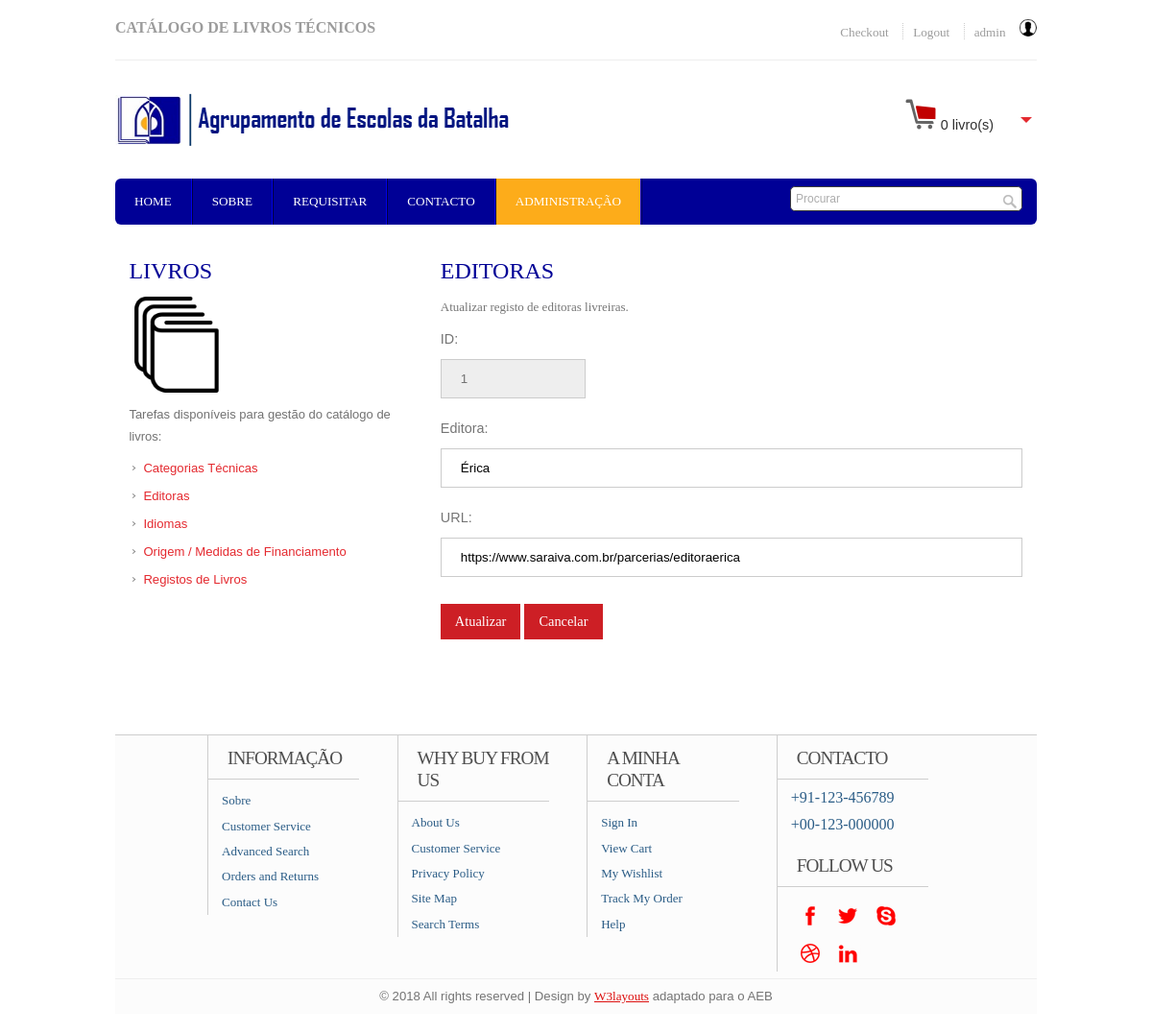
/adminpageeditorsrec.php?id=1&mode=edit (signed in), run on the app's committed database.
### tables this page shows
CREATE TABLE IF NOT EXISTS `editoras` (
`idEditora` int(4) NOT NULL,
  `editora` varchar(40) NOT NULL,
  `url` varchar(60) DEFAULT NULL
);

### adminpageeditorsrec.php (the view, shortened to what this page needs)
<!DOCTYPE HTML>
<head>
<link href="css/style.css" rel="stylesheet" type="text/css" media="all"/>
<link href="css/slider.css" rel="stylesheet" type="text/css" media="all"/>
</head>
<body>
  <div class="wrap">
	<div class="header">
		<div class="headertop_desc">
			<div class="call">
				 <h3>CATÁLOGO DE LIVROS TÉCNICOS</h3>
			</div>
			<div class="account_desc">
				<ul>
				<?php
					if (!isset($_SESSION['UserID'])) {
						session_destroy();
						?>
						<li><a href='registar.php'>Registar</a></li>
						<li><a href='login.php'>Login</a></li>
					<?php
					}
					 else {
						?>
						<li><a href='#'>Checkout</a></li>
						<li><a href='logout.php'>Logout</a></li>
						<li><div class='dropdownmenu'>
							<span><a href='#'><?php echo $_SESSION['UserLogin']?></a>&nbsp;<img src='images/user18.png'></span>
						</div></li>
					<?php
					}
				?>
				</ul>
			</div>
		</div>
		<div class="header_top">
			<div class="logo">
				<a href="index.php"><img src="images/aeblogo.png" alt="Agrupamento de Escolas da Batalha" /></a>
			</div>
			  <div class="cart">
			  	   <p><span><img src="images/cart32.png" alt="Carrinho"></span><div id="dd" class="wrapper-dropdown-2"> 0 livro(s)
					</div></p>
			  </div>
  </div>
	<div class="header_bottom">
	     	<div class="menu">
	     		<ul>
			    	<li><a href="index.php">Home</a></li>
			    	<li><a href="about.html">Sobre</a></li>
			    	<li><a href="delivery.html">Requisitar</a></li>
			    	<li><a href="contacto.php">Contacto</a></li>
					<?php
						if (isset($_SESSION['UserNivel'])) {
							if ($_SESSION['UserNivel']>2) {
								echo "<li class='active'><a href='adminpages.php'>Administração</a></li>";
							}
						}
					?>
     			</ul>
	     	</div>
	     	<div class="search_box">
	     		<form>
	     			<input type="text" value="Procurar" onfocus="this.value = '';" onblur="if (this.value == '') {this.value = 'Search';}"><input type="submit" value="">
	     		</form>
	     	</div>
	     </div>
   </div>
<div class="main">
    <div class="content">
    	<div class="section group">
			<div class="col span_1_of_3">
				<h3>LIVROS</h3>
				<img src="images/books2.png" alt="">
				<p>Tarefas disponíveis para gestão do catálogo de livros:</p>
				<div class="list">
					<ul>
						<li><a href="adminpagecategories.php">Categorias Técnicas</a></li>
						<li><a href="adminpageeditors.php">Editoras</a></li>
						<li><a href="adminpagelanguages.php">Idiomas</a></li>
						<li><a href="adminpagefinance.php">Origem / Medidas de Financiamento</a></li>
						<li><a href="adminpagebooks.php">Registos de Livros</a></li>
					</ul>
				</div>
			</div>
			<div class="col span_2_of_3">
				<h2>Editoras</h2>
				<div class="reccord-form">
<?php
	$botao = "";
	if(!isset($_GET['id']) AND !isset($_GET['mode'])) {
		header("Location: adminpageeditors.php");
		exit;
	}
	else {
		if(!isset($_GET['id'])) {
			header("Location: adminpageeditors.php");
			exit;
			}
		else {
			$idEditora = $_GET['id'];
			$modo = $_GET['mode'];
			if ($modo == 'edit') { $botao = "Atualizar"; }
		}
	}
	$servidor="localhost";
	$utilizador="root";
	$password="root";
	$basedados="aeblivros";
	$ligacao = mysqli_connect($servidor,$utilizador,$password,$basedados) or die ("<html><script language='JavaScript'>alert('Unable to connect to database! Please try again later.'),history.go(-1)</script></html>");
	mysqli_select_db($ligacao, $basedados);
	mysqli_set_charset($ligacao, "utf8");
	$consulta = "SELECT idEditora, editora, url FROM editoras WHERE idEditora=" .$idEditora;
	$resultado = mysqli_query($ligacao, $consulta);
	if($resultado){
		while($linha = mysqli_fetch_array($resultado)){
			$campo1= $linha["idEditora"];
			$campo2 = $linha["editora"];
			$campo3 = $linha["url"];
		}
		?>
			<p><?php echo $botao. " registo de editoras livreiras." ?></p>
			<div class="clear"></div>
			<form id="form_registo" method="POST"
			action="processarRegistoEditor.php?id=<?php echo $campo1 ?>&mode=<?php echo $modo ?>">
				<div>
					<span><label>ID:</label></span>
					<span><input type="text" class="short inactive" value="<?php echo $campo1 ?>" readonly></span>
				</div>
				<div>
					<span><label>Editora:</label></span>
					<span>
					<?php
						if ($modo=='edit') {
							echo "<input type='text' class='textbox' name='editoraNome' value='$campo2'>";
						}
						else {
							$botao = "Eliminar";
							echo "<input type='text' class='inactive2' name='editoraNome' value='$campo2' readonly>";
						}
					?>
					</span>
				</div>
				<div>
					<span><label>URL:</label></span>
					<span>
					<?php
						if ($modo=='edit') {
							echo "<input type='text' class='textbox' name='editoraUrl' value='$campo3'>";
						}
						else {
							$botao = "Eliminar";
							echo "<input type='text' class='inactive2' name='editoraUrl' value='$campo3' readonly>";
						}
					?>
					</span>
				</div>
				<div class="clear"></div>
				<span><input type="submit" name="doit" value="<?php echo $botao ?>">
							<input type="submit" name="cancel" value="Cancelar" ></span>
	<?php
	}
	else {
			echo "Não foi encontrado o registo.";
	}
	?>
			</form>
				</div>
			</div>
    </div>
</div>
</div>
   <div class="footer">
   	  <div class="wrap">
	     <div class="section group">
				<div class="col_1_of_4 span_1_of_4">
						<h4>Informação</h4>
						<ul>
						<li><a href="about.html">Sobre</a></li>
						<li><a href="contact.html">Customer Service</a></li>
						<li><a href="#">Advanced Search</a></li>
						<li><a href="delivery.html">Orders and Returns</a></li>
						<li><a href="contacto.html">Contact Us</a></li>
						</ul>
					</div>
				<div class="col_1_of_4 span_1_of_4">
					<h4>Why buy from us</h4>
						<ul>
						<li><a href="about.html">About Us</a></li>
						<li><a href="contact.html">Customer Service</a></li>
						<li><a href="#">Privacy Policy</a></li>
						<li><a href="contact.html">Site Map</a></li>
						<li><a href="#">Search Terms</a></li>
						</ul>
				</div>
				<div class="col_1_of_4 span_1_of_4">
					<h4>A minha conta</h4>
						<ul>
							<li><a href="contact.html">Sign In</a></li>
							<li><a href="index.html">View Cart</a></li>
							<li><a href="#">My Wishlist</a></li>
							<li><a href="#">Track My Order</a></li>
							<li><a href="contact.html">Help</a></li>
						</ul>
				</div>
				<div class="col_1_of_4 span_1_of_4">
					<h4>Contacto</h4>
						<ul>
							<li><span>+91-123-456789</span></li>
							<li><span>+00-123-000000</span></li>
						</ul>
						<div class="social-icons">
							<h4>Follow Us</h4>
					   		  <ul>
							      <li><a href="#" target="_blank"><img src="images/facebook.png" alt="" /></a></li>
							      <li><a href="#" target="_blank"><img src="images/twitter.png" alt="" /></a></li>
							      <li><a href="#" target="_blank"><img src="images/skype.png" alt="" /> </a></li>
							      <li><a href="#" target="_blank"> <img src="images/dribbble.png" alt="" /></a></li>
							      <li><a href="#" target="_blank"> <img src="images/linkedin.png" alt="" /></a></li>
						     </ul>
   	 					</div>
				</div>
			</div>
        </div>
        <div class="copy_right">
				<p>&copy; 2018 All rights reserved | Design by <a href="http://w3layouts.com/">W3layouts</a> adaptado para o AEB</p>
		   </div>
    </div>
</body>
</html>

### data on the page
editoras: idEditora "1", editoraNome "Érica", editoraUrl "https://www.saraiva.com.br/parcerias/editoraerica"

### other printed values
$_SESSION['UserLogin'] "admin"
$botao "Atualizar"
